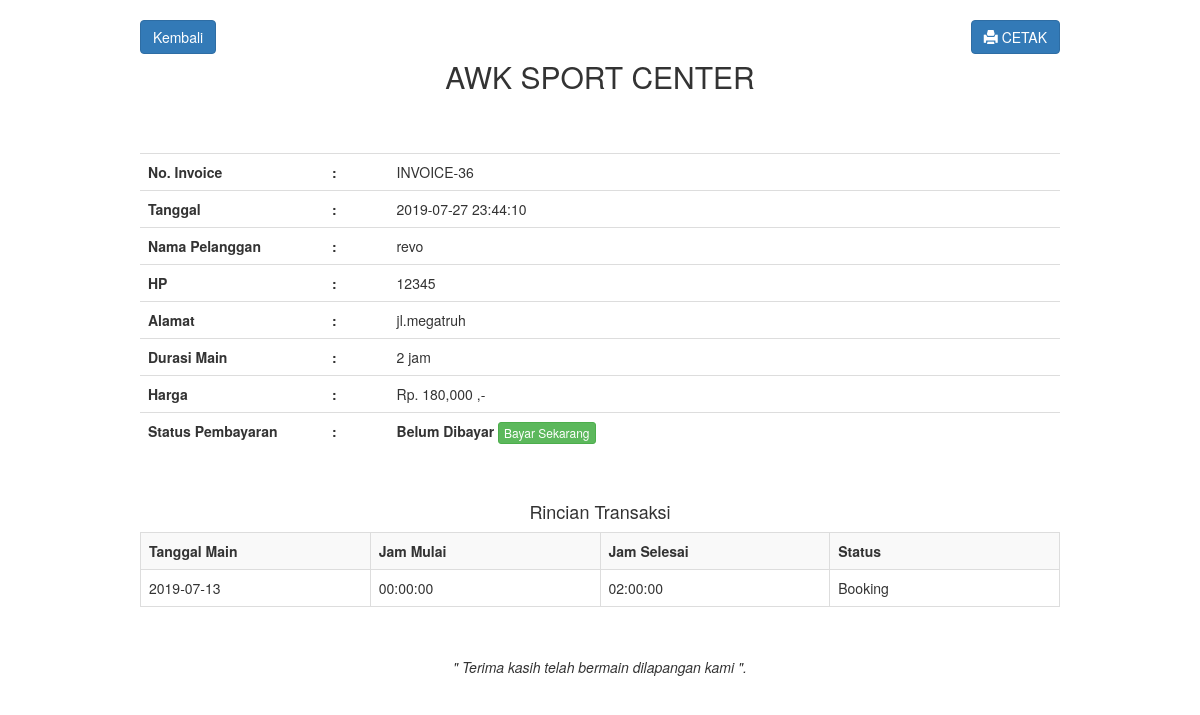
The app's page /user/transaksi_invoice.php?id=36 (signed in) with its own data.
### tables this page shows
CREATE TABLE IF NOT EXISTS `transaksi` (
`transaksi_id` int(11) NOT NULL,
  `transaksi_jam_pemesanan` datetime NOT NULL,
  `transaksi_tgl` date NOT NULL,
  `transaksi_pelanggan` varchar(11) NOT NULL,
  `jam_mulai` time NOT NULL,
  `transaksi_harga` int(11) NOT NULL,
  `transaksi_durasi` int(11) NOT NULL,
  `transaksi_jam_selesai` time NOT NULL,
  `transaksi_status` int(11) NOT NULL,
  `transaksi_lap` int(11) NOT NULL
);

CREATE TABLE IF NOT EXISTS `pelanggan` (
`pelanggan_id` int(8) NOT NULL,
  `username` varchar(12) NOT NULL,
  `password` varchar(8) NOT NULL,
  `pelanggan_nama` varchar(255) NOT NULL,
  `pelanggan_hp` varchar(20) NOT NULL,
  `pelanggan_alamat` text NOT NULL
);

### user/transaksi_invoice.php (the view, shortened to what this page needs)
<!DOCTYPE html>
<html>
<head>
	<link rel="stylesheet" type="text/css" href="../assets/css/bootstrap.css">
</head>
<body>
<?php
	include '../koneksi.php';
	$id = $_GET['id'];
	?>
	<div class="container">
		<div class="col-md-10 col-md-offset-1">
		<br/>
		<a href="transaksi.php" class="btn btn-primary pull-left">Kembali</a>
		<a href="transaksi_invoice_cetak.php?id=<?php echo $id; ?>" class="btn btn-primary pull-right"><i class="glyphicon glyphicon-print"></i> CETAK</a>
		<br/>
		 <form action = "transaksi_invoice.php" method="GET">
			<?php
			$transaksi = mysqli_query($koneksi,"SELECT * FROM transaksi, pelanggan WHERE transaksi.transaksi_id='$id' and pelanggan.pelanggan_nama=transaksi.transaksi_pelanggan");
			while($t=mysqli_fetch_array($transaksi)){
				?>
				<center><h2> AWK SPORT CENTER </h2></center>
				<br/>
				<br/>
				<table class="table">
					<tr>
						<th width="20%">No. Invoice</th>
						<th>:</th>
						<td>INVOICE-<?php echo $t['transaksi_id']; ?></td>
					</tr>
					<tr>
						<th width="20%">Tanggal</th>
						<th>:</th>
						<td><?php echo $t['transaksi_jam_pemesanan']; ?></td>
					</tr>
					<tr>
						<th>Nama Pelanggan</th>
						<th>:</th>
						<td><?php echo $t['transaksi_pelanggan']; ?></td>
					</tr>
					<tr>
						<th>HP</th>
						<th>:</th>
						<td><?php echo $t['pelanggan_hp']; ?></td>
					</tr>
					<tr>
						<th>Alamat</th>
						<th>:</th>
						<td><?php echo $t['pelanggan_alamat']; ?></td>
					</tr>
					<tr>
						<th>Durasi Main</th>
						<th>:</th>
						<td><?php echo $t['transaksi_durasi']; ?> jam</td>
					</tr>
					<tr>
						<th>Harga</th>
						<th>:</th>
						<td><?php echo "Rp. ".number_format($t['transaksi_harga'])." ,-"; ?></td>
					</tr>
					<?php
					$id_transaksi = $t['transaksi_id'];
					$cek_pembayaran = mysqli_query($koneksi, "SELECT * FROM pembayaran WHERE transaksi_id='$id_transaksi'");
					$ada_pembayaran = mysqli_num_rows($cek_pembayaran);
					if($ada_pembayaran > 0) {
						$p = mysqli_fetch_assoc($cek_pembayaran);
					?>
					<tr>
						<th>Status Pembayaran</th>
						<th>:</th>
						<td><strong><?php echo ucfirst($p['pembayaran_status']); ?></strong></td>
					</tr>
					<tr>
						<th>Metode Pembayaran</th>
						<th>:</th>
						<td>
							<?php echo $p['pembayaran_metode']; ?>
							<?php if($p['pembayaran_metode'] == 'Transfer Bank' || $p['pembayaran_metode'] == 'OVO/GoPay/DANA'): ?>
							<br><small>No. Akun: 087871158404</small>
							<?php endif; ?>
						</td>
					</tr>
					<tr>
						<th>Tanggal Pembayaran</th>
						<th>:</th>
						<td><?php echo date('d/m/Y H:i', strtotime($p['pembayaran_tanggal'])); ?></td>
					</tr>
					<?php } else { ?>
					<tr>
						<th>Status Pembayaran</th>
						<th>:</th>
						<td><strong>Belum Dibayar</strong> <a href="pembayaran.php?id=<?php echo $id_transaksi; ?>" class="btn btn-xs btn-success">Bayar Sekarang</a></td>
					</tr>
					<?php } ?>
				</table>
				<br/>
				<h4 class="text-center">Rincian Transaksi</h4>
				<table class="table table-bordered table-striped">
					<tr>
						<th width="25%">Tanggal Main</th>
						<th width="25%">Jam Mulai</th>
						<th width="25%">Jam Selesai</th>
						<th width="25%">Status</th>
					</tr>
					<?php
					$id = $t['transaksi_id'];
					$lapangan = mysqli_query($koneksi,"select * from transaksi where transaksi_id='$id'");
					while($p=mysqli_fetch_array($lapangan)){
						?>
						<tr>
							<td width="5%"><?php echo $t['transaksi_tgl']; ?></td>
							<td width="5%"><?php echo $t['jam_mulai']; ?></td>
							<td width="5%"><?php echo $t['transaksi_jam_selesai']; ?></td>
							<?php
							if($t['transaksi_lap']=='0'){
								$lap="Booking";
							}
							?>
							<td width="5%"><?php echo $lap; ?></td>
						</tr>
						<?php } ?>
					</table>
					<br/>
					<p><center><i>" Terima kasih telah bermain dilapangan kami ".</i></center></p>
					<?php
				}
				?>
			</div>
		</div>
	</body>
	</html>

### records on screen
transaksi: transaksi_id "36", transaksi_jam_pemesanan "2019-07-27 23:44:10", transaksi_pelanggan "revo", pelanggan.pelanggan_hp "12345", pelanggan.pelanggan_alamat "jl.megatruh", transaksi_durasi "2", transaksi_harga "180,000", transaksi_tgl "2019-07-13", jam_mulai "00:00:00", transaksi_jam_selesai "02:00:00", transaksi_lap "Booking"
